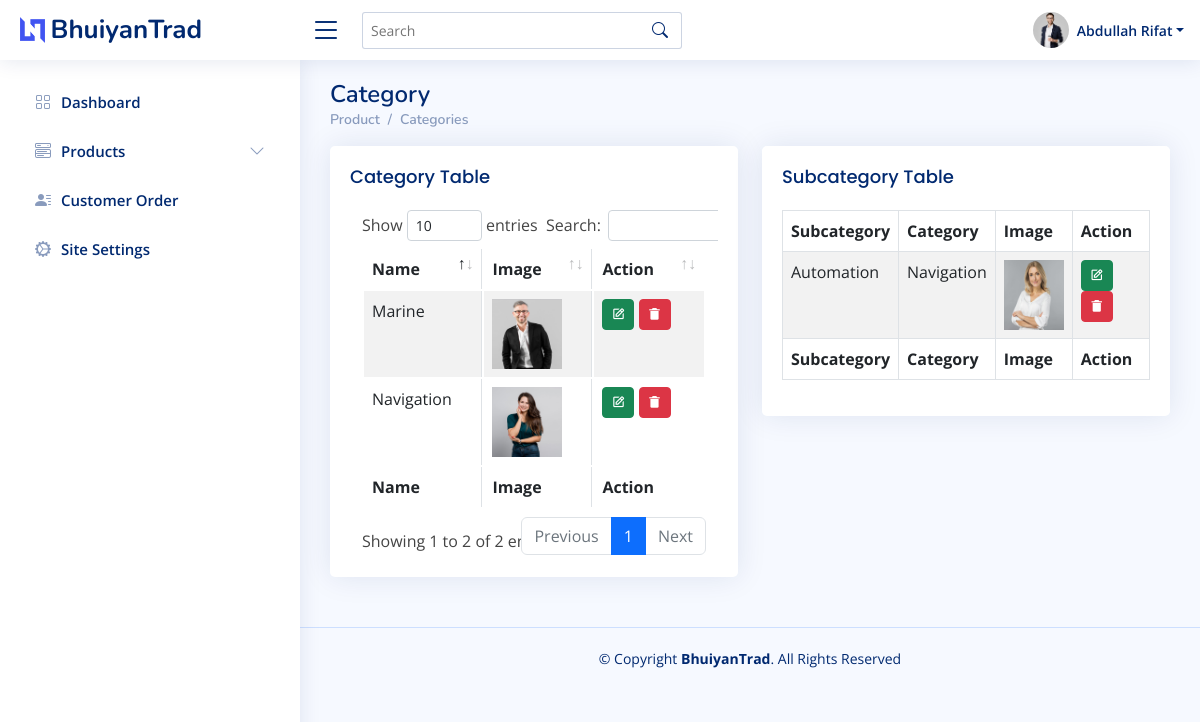
The page /user/categories/ (signed in) on the database its author committed.
### backend/models.py (models this page shows, shortened)
class User(AbstractUser):
    @property
    def is_admin(self):
        if hasattr(self, 'admin'):
            return True
        return False

class Admin(models.Model):
    user = models.OneToOneField(User, on_delete=models.CASCADE)
    name = models.CharField(max_length=120, unique=True)
    address = models.CharField(max_length=220)
    phone = models.CharField(max_length=11)
    image = models.ImageField(upload_to=user_path);
    created_date = models.DateField(auto_now_add=True)

class Category(models.Model):
    name = models.CharField(max_length=255, unique=True)
    image = models.ImageField(upload_to=category_path, null=False, blank=False, default="default.jpg")

class Subcategory(models.Model):
    category = models.ForeignKey(Category, on_delete=models.CASCADE)
    name = models.CharField(max_length=255, unique=True)
    image = models.ImageField(upload_to=category_path, null=False, blank=False, default="default.jpg")

### backend/views.py (the view)
# urls.py: path('categories/', views.CategoryView, name="categories"),
@login_required
def CategoryView(request):
    categories = Category.objects.all().order_by('-id')
    subcategoires = Subcategory.objects.all().order_by('-id')
    context = {'categories':categories, 'subcategoires': subcategoires}
    return render(request, 'admin/categories.html', context)

### backend/templates/admin/categories.html (shortened to what this page needs)
{% extends '../asset/base.html' %} {% load static %} {% block content %}
<main id="main" class="main">
    <div class="pagetitle">
        <h1>Category</h1>
        <nav>
            <ol class="breadcrumb">
                <li class="breadcrumb-item"><a href="#">Product</a></li>
                <li class="breadcrumb-item"><a href="{% url 'backend:categories' %}">Categories</a></li>
            </ol>
        </nav>
    </div>
    <section class="section dashboard">
        <div class="row">
            <div class="col-lg-6">
                <div class="card">
                    <div class="card-body">
                        <h5 class="card-title">Category Table</h5>
                        <div class="table-responsive">
                            <table id="zero_config" class="table table-striped table-bordered">
                                <thead>
                                    <tr>
                                        <th>Name</th>
                                        <th>Image</th>
                                        <th>Action</th>
                                    </tr>
                                </thead>
                                <tbody>
                                    {% for item in categories %}
                                    <tr>
                                        <td>{{item.name}}</td>
                                        <td>
                                            {% if item.image %}<img src="{{item.image.url}}" style="height: 70px;" class="img-fluid" alt=""> {% endif %}
                                        </td>
                                        <td>
                                            <a href="{% url 'backend:edit-category' item.id %}" class="btn btn-sm btn-success"> <i class="bx bx-edit"></i> </a>
                                            <a href="{% url 'backend:delete-category' item.id %}" onclick="confirm('Are you sure?')" class="btn btn-sm btn-danger"> <i class="bx bxs-trash-alt"></i></a>
                                        </td>
                                    </tr>
                                    {% endfor %}
                                </tbody>
                                <tfoot>
                                    <tr>
                                        <th>Name</th>
                                        <th>Image</th>
                                        <th>Action</th>
                                    </tr>
                                </tfoot>
                            </table>
                        </div>
                    </div>
                </div>
            </div>
            <div class="col-lg-6">
                <div class="card">
                    <div class="card-body">
                        <h5 class="card-title">Subcategory Table</h5>
                        <div class="table-responsive">
                            <table id="zero_config" class="table table-striped table-bordered">
                                <thead>
                                    <tr>
                                        <th>Subcategory</th>
                                        <th>Category</th>
                                        <th>Image</th>
                                        <th>Action</th>
                                    </tr>
                                </thead>
                                <tbody>
                                    {% for item in subcategoires %}
                                    <tr>
                                        <td>{{item.name}}</td>
                                        <td>{{item.category.name}}</td>
                                        <td>
                                            {% if item.image %}<img src="{{item.image.url}}" style="height: 70px;" class="img-fluid" alt=""> {% endif %}
                                        </td>
                                        <td>
                                            <a href="{% url 'backend:edit-subcategory' item.id %}" class="btn btn-sm btn-success"> <i class="bx bx-edit"></i> </a>
                                            <a href="{% url 'backend:delete-subcategory' item.id %}" onclick="confirm('Are you sure?')" class="btn btn-sm btn-danger"> <i class="bx bxs-trash-alt"></i></a>
                                        </td>
                                    </tr>
                                    {% endfor %}
                                </tbody>
                                <tfoot>
                                    <tr>
                                        <th>Subcategory</th>
                                        <th>Category</th>
                                        <th>Image</th>
                                        <th>Action</th>
                                    </tr>
                                </tfoot>
                            </table>
                        </div>
                    </div>
                </div>
            </div>
        </div>
    </section>
</main>
{% endblock %}

### backend/templates/asset/header.html (shortened to what this page needs)
 {% load static %}
<header id="header" class="header fixed-top d-flex align-items-center">
    <div class="d-flex align-items-center justify-content-between">
        <a href="index.html" class="logo d-flex align-items-center">
            <img src="{% static 'assets/img/logo.png' %}" alt="">
            <span class="d-none d-lg-block">BhuiyanTrad</span>
        </a>
        <i class="bi bi-list toggle-sidebar-btn"></i>
    </div>
    <div class="search-bar">
        <form class="search-form d-flex align-items-center" method="POST" action="#">
            <input type="text" name="query" placeholder="Search" title="Enter search keyword">
            <button type="submit" title="Search"><i class="bi bi-search"></i></button>
        </form>
    </div>
    <nav class="header-nav ms-auto">
        <ul class="d-flex align-items-center">
            <li class="nav-item dropdown pe-3">
                <a class="nav-link nav-profile d-flex align-items-center pe-0" href="#" data-bs-toggle="dropdown">
                    <img src="{{request.user.admin.image.url}}" alt="Profile" class="rounded-circle">
                    <span class="d-none d-md-block dropdown-toggle ps-2">{{request.user.admin.name}}</span>
                </a>
            </li>
        </ul>
    </nav>
</header>

### static/backend/assets/css/style.css (style rules this page uses)
:root { scroll-behavior: smooth; }
body { font-family: "Open Sans", sans-serif; background: #f6f9ff; color: #444444; }
a { color: #4154f1; text-decoration: none; }
h1, h2, h3, h4, h5, h6 { font-family: "Nunito", sans-serif; }
#main { margin-top: 60px; padding: 20px 30px; transition: all 0.3s; }
.pagetitle { margin-bottom: 10px; }
.pagetitle h1 { font-size: 24px; margin-bottom: 0; font-weight: 600; color: #012970; }
.card { margin-bottom: 30px; border: none; border-radius: 5px; box-shadow: 0px 0 30px rgba(1, 41, 112, 0.1); }
.card-title { padding: 20px 0 15px 0; font-size: 18px; font-weight: 500; color: #012970; font-family: "Poppins", sans-serif; }
.card-body { padding: 0 20px 20px 20px; }
.breadcrumb { font-size: 14px; font-family: "Nunito", sans-serif; color: #899bbd; font-weight: 600; }
.breadcrumb a { color: #899bbd; transition: 0.3s; }
.breadcrumb .breadcrumb-item::before { color: #899bbd; }
.logo { line-height: 1; }
@media (min-width: 1200px) { .logo { width: 280px; } }
.logo img { max-height: 26px; margin-right: 6px; }
.logo span { font-size: 26px; font-weight: 700; color: #012970; font-family: "Nunito", sans-serif; }
.header { transition: all 0.5s; z-index: 997; height: 60px; box-shadow: 0px 2px 20px rgba(1, 41, 112, 0.1); background-color: #fff; padding-left: 20px; }
.header .toggle-sidebar-btn { font-size: 32px; padding-left: 10px; cursor: pointer; color: #012970; }
.header .search-bar { min-width: 360px; padding: 0 20px; }
.header .search-form { width: 100%; }
.header .search-form input { border: 0; font-size: 14px; color: #012970; border: 1px solid rgba(1, 41, 112, 0.2); padding: 7px 38px 7px 8px; border-radius: 3px; transition: 0.3s; width: 100%; }
.header .search-form button { border: 0; padding: 0; margin-left: -30px; background: none; }
.header .search-form button i { color: #012970; }
.header-nav ul { list-style: none; }
.header-nav>ul { margin: 0; padding: 0; }
.header-nav .nav-profile { color: #012970; }
.header-nav .nav-profile img { max-height: 36px; }
.header-nav .nav-profile span { font-size: 14px; font-weight: 600; }
@media (min-width: 1200px) { #main, #footer { margin-left: 300px; } }

### rows shown on the page
User: user.admin.image (picture), user.admin.name "Abdullah Rifat"
Category: name "Navigation", image (picture)
Category: name "Marine", image (picture)
Subcategory: name "Automation", category.name "Navigation", image (picture)
